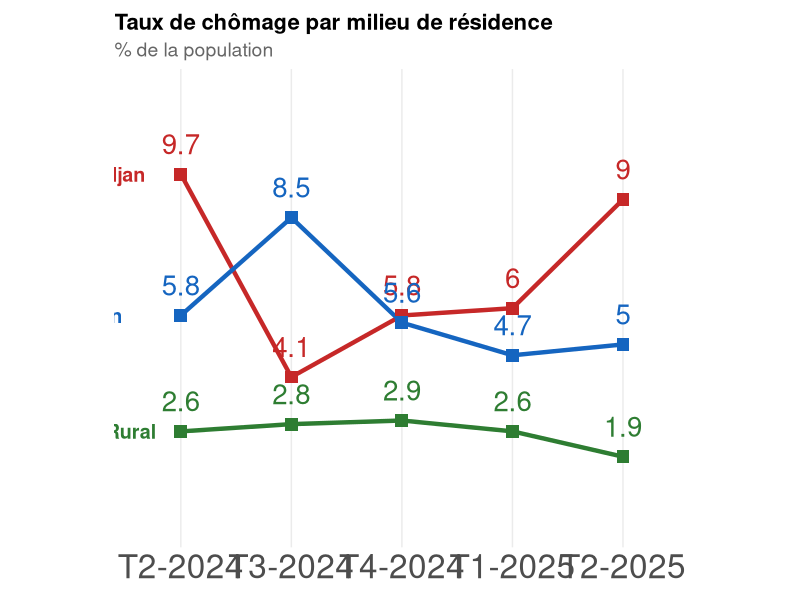

Write the R code that produced this figure.
# Line Chart - Taux de chômage par milieu de résidence
# Load required libraries
library(ggplot2)
library(tidyr)

# Dataset
chomage_milieu <- data.frame(
  Periode = factor(
    c("T2-2024", "T3-2024", "T4-2024", "T1-2025", "T2-2025"),
    levels = c("T2-2024", "T3-2024", "T4-2024", "T1-2025", "T2-2025")
  ),
  Abidjan = c(9.7, 4.1, 5.8, 6.0, 9.0),
  Autre_urbain = c(5.8, 8.5, 5.6, 4.7, 5.0),
  Rural = c(2.6, 2.8, 2.9, 2.6, 1.9)
)

# Transform data to long format for ggplot2
chomage_long <- chomage_milieu %>%
  pivot_longer(cols = c(Abidjan, Autre_urbain, Rural), 
               names_to = "Milieu", 
               values_to = "Taux")

# Rename for display
chomage_long$Milieu <- factor(chomage_long$Milieu,
                              levels = c("Abidjan", "Autre_urbain", "Rural"),
                              labels = c("Abidjan", "Autre urbain", "Rural"))

# Create line chart with previous style
p <- ggplot(chomage_long, aes(x = Periode, y = Taux, color = Milieu, group = Milieu)) +
  geom_line(size = 1.5) +
  geom_point(size = 4, shape = 15) +
  scale_color_manual(values = c("Abidjan" = "#C62828", 
                                "Autre urbain" = "#1565C0", 
                                "Rural" = "#2E7D32")) +
  scale_y_continuous(limits = c(0, 12), breaks = seq(0, 12, 2)) +
  labs(title = "Taux de chômage par milieu de résidence",
       subtitle = "% de la population",
       x = NULL,
       y = NULL) +
  theme_minimal() +
  theme(
    legend.position = "none",
    plot.title = element_text(size = 16, face = "bold"),
    plot.subtitle = element_text(size = 14, color = "gray40"),
    panel.grid.minor = element_blank(),
    axis.text.y = element_blank(),
    axis.text.x = element_text(size = 24),
    panel.grid.major.y = element_blank(),
    plot.margin = margin(10, 80, 10, 80)
  ) +
  geom_text(data = chomage_long[chomage_long$Periode == "T2-2024", ],
            aes(label = Milieu, x = Periode, y = Taux),
            hjust = 1.5, size = 5, fontface = "bold") +
  geom_text(aes(label = Taux), vjust = -1, size = 7)

print(p)
